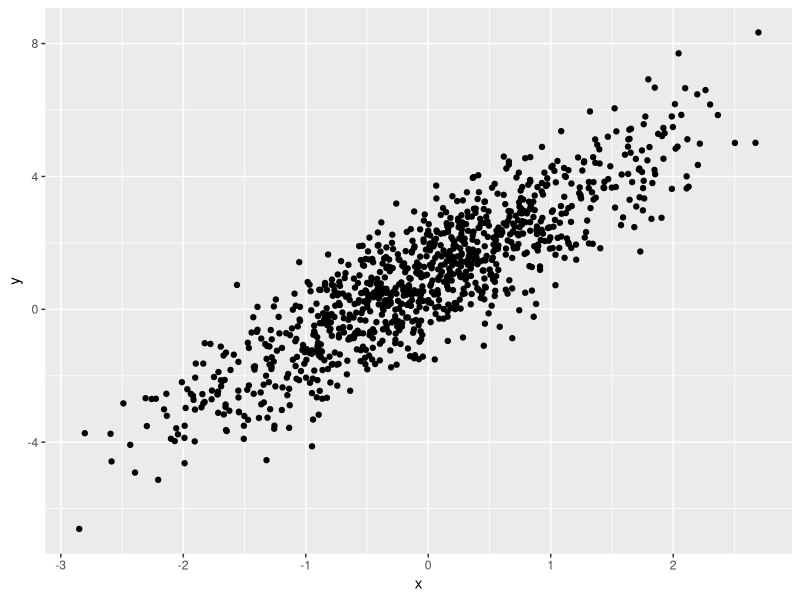
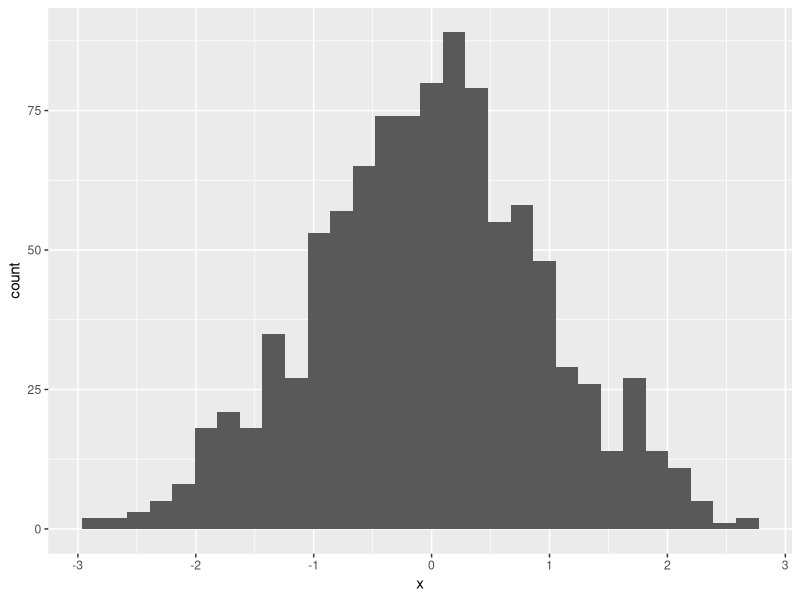
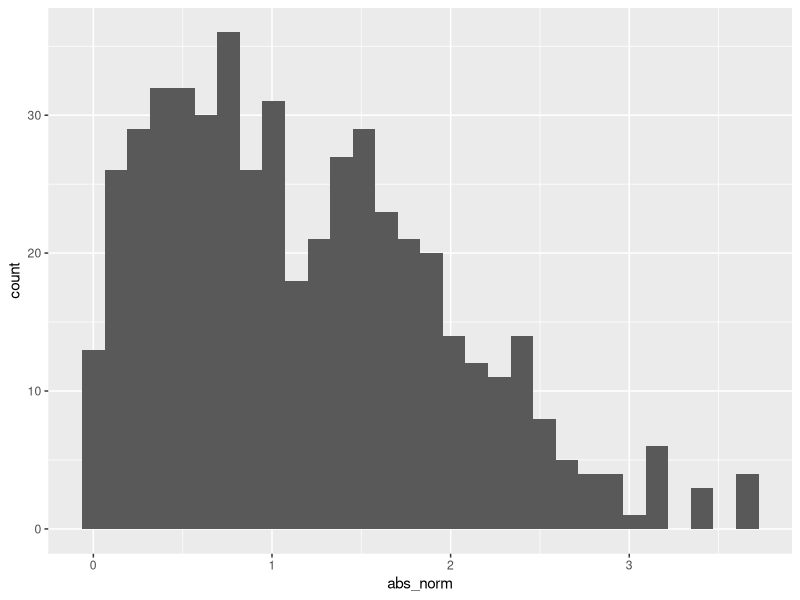

Generate these figures, in order, with R:
## ---- chunk 1
library(tidyverse)
## ---- chunk 2
samp = rnorm(100)
length(samp)
## ---- chunk 3
plot_df =
  tibble(
    x = rnorm(n = 1000),
    y = 1 + 2 * x + rnorm(n = 1000)
  )


ggplot(plot_df, aes(x = x, y = y)) + geom_point()
## ---- chunk 4
ggplot(plot_df, aes(x = x)) + geom_histogram()
## ---- chunk 5
la_df = 
  tibble(
      norm = rnorm(n = 500, mean = 1),
      logical = norm > 0,
    abs_norm = abs(norm)
  )

ggplot(la_df, aes(x = abs_norm)) + geom_histogram()
  

